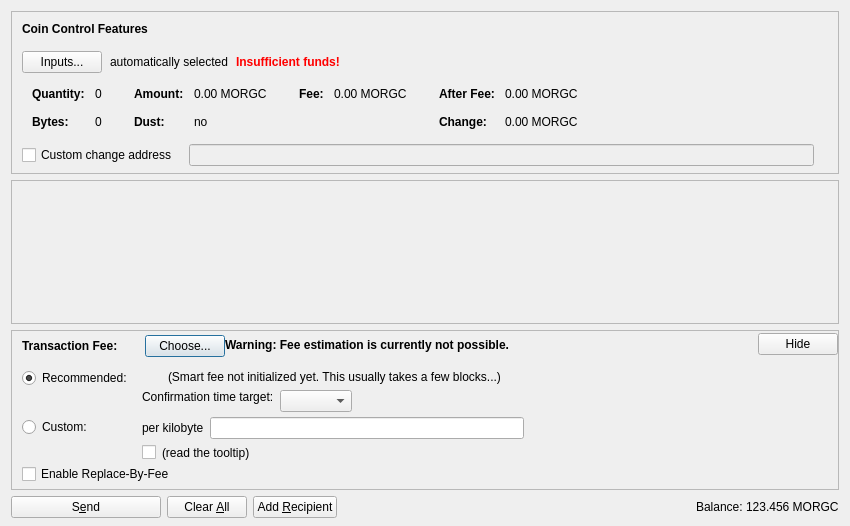
<?xml version="1.0" encoding="UTF-8"?>
<ui version="4.0">
 <class>SendCoinsDialog</class>
 <widget class="QDialog" name="SendCoinsDialog">
  <property name="geometry">
   <rect>
    <x>0</x>
    <y>0</y>
    <width>850</width>
    <height>526</height>
   </rect>
  </property>
  <property name="windowTitle">
   <string>Send Coins</string>
  </property>
  <layout class="QVBoxLayout" name="verticalLayout" stretch="0,1,0,0">
   <property name="bottomMargin">
    <number>8</number>
   </property>
   <item>
    <widget class="QFrame" name="frameCoinControl">
     <property name="sizePolicy">
      <sizepolicy hsizetype="Expanding" vsizetype="Expanding">
       <horstretch>0</horstretch>
       <verstretch>0</verstretch>
      </sizepolicy>
     </property>
     <property name="maximumSize">
      <size>
       <width>16777215</width>
       <height>16777215</height>
      </size>
     </property>
     <property name="frameShape">
      <enum>QFrame::StyledPanel</enum>
     </property>
     <property name="frameShadow">
      <enum>QFrame::Sunken</enum>
     </property>
     <layout class="QVBoxLayout" name="verticalLayoutCoinControl2">
      <property name="spacing">
       <number>0</number>
      </property>
      <property name="leftMargin">
       <number>0</number>
      </property>
      <property name="topMargin">
       <number>0</number>
      </property>
      <property name="rightMargin">
       <number>0</number>
      </property>
      <property name="bottomMargin">
       <number>6</number>
      </property>
      <item>
       <layout class="QVBoxLayout" name="verticalLayoutCoinControl" stretch="0,0,0,0,1">
        <property name="spacing">
         <number>0</number>
        </property>
        <property name="leftMargin">
         <number>10</number>
        </property>
        <property name="topMargin">
         <number>10</number>
        </property>
        <item>
         <layout class="QHBoxLayout" name="horizontalLayoutCoinControl1">
          <property name="bottomMargin">
           <number>15</number>
          </property>
          <item>
           <widget class="QLabel" name="labelCoinControlFeatures">
            <property name="sizePolicy">
             <sizepolicy hsizetype="Preferred" vsizetype="Maximum">
              <horstretch>0</horstretch>
              <verstretch>0</verstretch>
             </sizepolicy>
            </property>
            <property name="font">
             <font>
              <weight>75</weight>
              <bold>true</bold>
             </font>
            </property>
            <property name="styleSheet">
             <string notr="true">font-weight:bold;</string>
            </property>
            <property name="text">
             <string>Coin Control Features</string>
            </property>
           </widget>
          </item>
         </layout>
        </item>
        <item>
         <layout class="QHBoxLayout" name="horizontalLayoutCoinControl2" stretch="0,0,0,0">
          <property name="spacing">
           <number>8</number>
          </property>
          <property name="bottomMargin">
           <number>10</number>
          </property>
          <item>
           <widget class="QPushButton" name="pushButtonCoinControl">
            <property name="styleSheet">
             <string notr="true"/>
            </property>
            <property name="text">
             <string>Inputs...</string>
            </property>
            <property name="autoDefault">
             <bool>false</bool>
            </property>
           </widget>
          </item>
          <item>
           <widget class="QLabel" name="labelCoinControlAutomaticallySelected">
            <property name="text">
             <string>automatically selected</string>
            </property>
            <property name="margin">
             <number>5</number>
            </property>
           </widget>
          </item>
          <item>
           <widget class="QLabel" name="labelCoinControlInsuffFunds">
            <property name="font">
             <font>
              <weight>75</weight>
              <bold>true</bold>
             </font>
            </property>
            <property name="styleSheet">
             <string notr="true">color:red;font-weight:bold;</string>
            </property>
            <property name="text">
             <string>Insufficient funds!</string>
            </property>
            <property name="margin">
             <number>5</number>
            </property>
           </widget>
          </item>
          <item>
           <spacer name="horizontalSpacerCoinControl">
            <property name="orientation">
             <enum>Qt::Horizontal</enum>
            </property>
            <property name="sizeHint" stdset="0">
             <size>
              <width>40</width>
              <height>1</height>
             </size>
            </property>
           </spacer>
          </item>
         </layout>
        </item>
        <item>
         <widget class="QWidget" name="widgetCoinControl" native="true">
          <property name="sizePolicy">
           <sizepolicy hsizetype="Preferred" vsizetype="Preferred">
            <horstretch>0</horstretch>
            <verstretch>0</verstretch>
           </sizepolicy>
          </property>
          <property name="minimumSize">
           <size>
            <width>0</width>
            <height>0</height>
           </size>
          </property>
          <property name="styleSheet">
           <string notr="true"/>
          </property>
          <layout class="QHBoxLayout" name="horizontalLayoutCoinControl5">
           <property name="leftMargin">
            <number>0</number>
           </property>
           <property name="topMargin">
            <number>0</number>
           </property>
           <property name="rightMargin">
            <number>0</number>
           </property>
           <property name="bottomMargin">
            <number>0</number>
           </property>
           <item>
            <layout class="QHBoxLayout" name="horizontalLayoutCoinControl3" stretch="0,0,0,1">
             <property name="spacing">
              <number>20</number>
             </property>
             <property name="topMargin">
              <number>0</number>
             </property>
             <property name="bottomMargin">
              <number>10</number>
             </property>
             <item>
              <layout class="QFormLayout" name="formLayoutCoinControl1">
               <property name="horizontalSpacing">
                <number>10</number>
               </property>
               <property name="verticalSpacing">
                <number>14</number>
               </property>
               <property name="leftMargin">
                <number>10</number>
               </property>
               <property name="topMargin">
                <number>4</number>
               </property>
               <property name="rightMargin">
                <number>6</number>
               </property>
               <item row="0" column="0">
                <widget class="QLabel" name="labelCoinControlQuantityText">
                 <property name="font">
                  <font>
                   <weight>75</weight>
                   <bold>true</bold>
                  </font>
                 </property>
                 <property name="text">
                  <string>Quantity:</string>
                 </property>
                 <property name="margin">
                  <number>0</number>
                 </property>
                </widget>
               </item>
               <item row="0" column="1">
                <widget class="QLabel" name="labelCoinControlQuantity">
                 <property name="cursor">
                  <cursorShape>IBeamCursor</cursorShape>
                 </property>
                 <property name="contextMenuPolicy">
                  <enum>Qt::ActionsContextMenu</enum>
                 </property>
                 <property name="text">
                  <string notr="true">0</string>
                 </property>
                 <property name="margin">
                  <number>0</number>
                 </property>
                 <property name="textInteractionFlags">
                  <set>Qt::LinksAccessibleByMouse|Qt::TextSelectableByKeyboard|Qt::TextSelectableByMouse</set>
                 </property>
                </widget>
               </item>
               <item row="1" column="0">
                <widget class="QLabel" name="labelCoinControlBytesText">
                 <property name="font">
                  <font>
                   <weight>75</weight>
                   <bold>true</bold>
                  </font>
                 </property>
                 <property name="text">
                  <string>Bytes:</string>
                 </property>
                </widget>
               </item>
               <item row="1" column="1">
                <widget class="QLabel" name="labelCoinControlBytes">
                 <property name="cursor">
                  <cursorShape>IBeamCursor</cursorShape>
                 </property>
                 <property name="contextMenuPolicy">
                  <enum>Qt::ActionsContextMenu</enum>
                 </property>
                 <property name="text">
                  <string notr="true">0</string>
                 </property>
                 <property name="textInteractionFlags">
                  <set>Qt::LinksAccessibleByMouse|Qt::TextSelectableByKeyboard|Qt::TextSelectableByMouse</set>
                 </property>
                </widget>
               </item>
              </layout>
             </item>
             <item>
              <layout class="QFormLayout" name="formLayoutCoinControl2">
               <property name="horizontalSpacing">
                <number>10</number>
               </property>
               <property name="verticalSpacing">
                <number>14</number>
               </property>
               <property name="leftMargin">
                <number>6</number>
               </property>
               <property name="topMargin">
                <number>4</number>
               </property>
               <property name="rightMargin">
                <number>6</number>
               </property>
               <item row="0" column="0">
                <widget class="QLabel" name="labelCoinControlAmountText">
                 <property name="font">
                  <font>
                   <weight>75</weight>
                   <bold>true</bold>
                  </font>
                 </property>
                 <property name="text">
                  <string>Amount:</string>
                 </property>
                 <property name="margin">
                  <number>0</number>
                 </property>
                </widget>
               </item>
               <item row="0" column="1">
                <widget class="QLabel" name="labelCoinControlAmount">
                 <property name="cursor">
                  <cursorShape>IBeamCursor</cursorShape>
                 </property>
                 <property name="contextMenuPolicy">
                  <enum>Qt::ActionsContextMenu</enum>
                 </property>
                 <property name="text">
                  <string notr="true">0.00 MORGC</string>
                 </property>
                 <property name="textInteractionFlags">
                  <set>Qt::LinksAccessibleByMouse|Qt::TextSelectableByKeyboard|Qt::TextSelectableByMouse</set>
                 </property>
                </widget>
               </item>
               <item row="1" column="0">
                <widget class="QLabel" name="labelCoinControlLowOutputText">
                 <property name="font">
                  <font>
                   <weight>75</weight>
                   <bold>true</bold>
                  </font>
                 </property>
                 <property name="text">
                  <string>Dust:</string>
                 </property>
                </widget>
               </item>
               <item row="1" column="1">
                <widget class="QLabel" name="labelCoinControlLowOutput">
                 <property name="cursor">
                  <cursorShape>IBeamCursor</cursorShape>
                 </property>
                 <property name="contextMenuPolicy">
                  <enum>Qt::ActionsContextMenu</enum>
                 </property>
                 <property name="text">
                  <string notr="true">no</string>
                 </property>
                 <property name="textInteractionFlags">
                  <set>Qt::LinksAccessibleByMouse|Qt::TextSelectableByKeyboard|Qt::TextSelectableByMouse</set>
                 </property>
                </widget>
               </item>
              </layout>
             </item>
             <item>
              <layout class="QFormLayout" name="formLayoutCoinControl3">
               <property name="horizontalSpacing">
                <number>10</number>
               </property>
               <property name="verticalSpacing">
                <number>14</number>
               </property>
               <property name="leftMargin">
                <number>6</number>
               </property>
               <property name="topMargin">
                <number>4</number>
               </property>
               <property name="rightMargin">
                <number>6</number>
               </property>
               <item row="0" column="0">
                <widget class="QLabel" name="labelCoinControlFeeText">
                 <property name="font">
                  <font>
                   <weight>75</weight>
                   <bold>true</bold>
                  </font>
                 </property>
                 <property name="text">
                  <string>Fee:</string>
                 </property>
                 <property name="margin">
                  <number>0</number>
                 </property>
                </widget>
               </item>
               <item row="0" column="1">
                <widget class="QLabel" name="labelCoinControlFee">
                 <property name="cursor">
                  <cursorShape>IBeamCursor</cursorShape>
                 </property>
                 <property name="contextMenuPolicy">
                  <enum>Qt::ActionsContextMenu</enum>
                 </property>
                 <property name="text">
                  <string notr="true">0.00 MORGC</string>
                 </property>
                 <property name="textInteractionFlags">
                  <set>Qt::LinksAccessibleByMouse|Qt::TextSelectableByKeyboard|Qt::TextSelectableByMouse</set>
                 </property>
                </widget>
               </item>
              </layout>
             </item>
             <item>
              <layout class="QFormLayout" name="formLayoutCoinControl4">
               <property name="horizontalSpacing">
                <number>10</number>
               </property>
               <property name="verticalSpacing">
                <number>14</number>
               </property>
               <property name="leftMargin">
                <number>6</number>
               </property>
               <property name="topMargin">
                <number>4</number>
               </property>
               <property name="rightMargin">
                <number>6</number>
               </property>
               <item row="0" column="0">
                <widget class="QLabel" name="labelCoinControlAfterFeeText">
                 <property name="font">
                  <font>
                   <weight>75</weight>
                   <bold>true</bold>
                  </font>
                 </property>
                 <property name="text">
                  <string>After Fee:</string>
                 </property>
                 <property name="margin">
                  <number>0</number>
                 </property>
                </widget>
               </item>
               <item row="0" column="1">
                <widget class="QLabel" name="labelCoinControlAfterFee">
                 <property name="cursor">
                  <cursorShape>IBeamCursor</cursorShape>
                 </property>
                 <property name="contextMenuPolicy">
                  <enum>Qt::ActionsContextMenu</enum>
                 </property>
                 <property name="text">
                  <string notr="true">0.00 MORGC</string>
                 </property>
                 <property name="textInteractionFlags">
                  <set>Qt::LinksAccessibleByMouse|Qt::TextSelectableByKeyboard|Qt::TextSelectableByMouse</set>
                 </property>
                </widget>
               </item>
               <item row="1" column="0">
                <widget class="QLabel" name="labelCoinControlChangeText">
                 <property name="font">
                  <font>
                   <weight>75</weight>
                   <bold>true</bold>
                  </font>
                 </property>
                 <property name="text">
                  <string>Change:</string>
                 </property>
                </widget>
               </item>
               <item row="1" column="1">
                <widget class="QLabel" name="labelCoinControlChange">
                 <property name="cursor">
                  <cursorShape>IBeamCursor</cursorShape>
                 </property>
                 <property name="contextMenuPolicy">
                  <enum>Qt::ActionsContextMenu</enum>
                 </property>
                 <property name="text">
                  <string notr="true">0.00 MORGC</string>
                 </property>
                 <property name="textInteractionFlags">
                  <set>Qt::LinksAccessibleByMouse|Qt::TextSelectableByKeyboard|Qt::TextSelectableByMouse</set>
                 </property>
                </widget>
               </item>
              </layout>
             </item>
            </layout>
           </item>
          </layout>
         </widget>
        </item>
        <item>
         <layout class="QHBoxLayout" name="horizontalLayoutCoinControl4" stretch="0,0,0">
          <property name="spacing">
           <number>12</number>
          </property>
          <property name="sizeConstraint">
           <enum>QLayout::SetDefaultConstraint</enum>
          </property>
          <property name="topMargin">
           <number>5</number>
          </property>
          <property name="rightMargin">
           <number>5</number>
          </property>
          <item>
           <widget class="QCheckBox" name="checkBoxCoinControlChange">
            <property name="toolTip">
             <string>If this is activated, but the change address is empty or invalid, change will be sent to a newly generated address.</string>
            </property>
            <property name="text">
             <string>Custom change address</string>
            </property>
           </widget>
          </item>
          <item>
           <widget class="QValidatedLineEdit" name="lineEditCoinControlChange">
            <property name="enabled">
             <bool>false</bool>
            </property>
            <property name="sizePolicy">
             <sizepolicy hsizetype="Expanding" vsizetype="Fixed">
              <horstretch>0</horstretch>
              <verstretch>0</verstretch>
             </sizepolicy>
            </property>
           </widget>
          </item>
          <item>
           <widget class="QLabel" name="labelCoinControlChangeLabel">
            <property name="sizePolicy">
             <sizepolicy hsizetype="Preferred" vsizetype="Expanding">
              <horstretch>0</horstretch>
              <verstretch>0</verstretch>
             </sizepolicy>
            </property>
            <property name="minimumSize">
             <size>
              <width>0</width>
              <height>0</height>
             </size>
            </property>
            <property name="text">
             <string/>
            </property>
            <property name="margin">
             <number>3</number>
            </property>
           </widget>
          </item>
         </layout>
        </item>
        <item>
         <spacer name="verticalSpacerCoinControl">
          <property name="orientation">
           <enum>Qt::Vertical</enum>
          </property>
          <property name="sizeHint" stdset="0">
           <size>
            <width>800</width>
            <height>1</height>
           </size>
          </property>
         </spacer>
        </item>
       </layout>
      </item>
     </layout>
    </widget>
   </item>
   <item>
    <widget class="QScrollArea" name="scrollArea">
     <property name="widgetResizable">
      <bool>true</bool>
     </property>
     <widget class="QWidget" name="scrollAreaWidgetContents">
      <property name="geometry">
       <rect>
        <x>0</x>
        <y>0</y>
        <width>830</width>
        <height>104</height>
       </rect>
      </property>
      <layout class="QVBoxLayout" name="verticalLayout_2" stretch="0,1">
       <property name="leftMargin">
        <number>0</number>
       </property>
       <property name="topMargin">
        <number>0</number>
       </property>
       <property name="rightMargin">
        <number>0</number>
       </property>
       <property name="bottomMargin">
        <number>0</number>
       </property>
       <item>
        <layout class="QVBoxLayout" name="entries">
         <property name="spacing">
          <number>6</number>
         </property>
        </layout>
       </item>
       <item>
        <spacer name="verticalSpacer">
         <property name="orientation">
          <enum>Qt::Vertical</enum>
         </property>
         <property name="sizeHint" stdset="0">
          <size>
           <width>20</width>
           <height>40</height>
          </size>
         </property>
        </spacer>
       </item>
      </layout>
     </widget>
    </widget>
   </item>
   <item>
    <widget class="QFrame" name="frameFee">
     <property name="sizePolicy">
      <sizepolicy hsizetype="Expanding" vsizetype="Expanding">
       <horstretch>0</horstretch>
       <verstretch>0</verstretch>
      </sizepolicy>
     </property>
     <property name="maximumSize">
      <size>
       <width>16777215</width>
       <height>16777215</height>
      </size>
     </property>
     <property name="frameShape">
      <enum>QFrame::StyledPanel</enum>
     </property>
     <property name="frameShadow">
      <enum>QFrame::Sunken</enum>
     </property>
     <layout class="QVBoxLayout" name="verticalLayoutFee1">
      <property name="spacing">
       <number>0</number>
      </property>
      <property name="leftMargin">
       <number>0</number>
      </property>
      <property name="topMargin">
       <number>0</number>
      </property>
      <property name="rightMargin">
       <number>0</number>
      </property>
      <property name="bottomMargin">
       <number>0</number>
      </property>
      <item>
       <layout class="QVBoxLayout" name="verticalLayoutFee2" stretch="0,0,0">
        <property name="spacing">
         <number>0</number>
        </property>
        <property name="leftMargin">
         <number>10</number>
        </property>
        <property name="topMargin">
         <number>0</number>
        </property>
        <item>
         <layout class="QHBoxLayout" name="horizontalLayoutFee1">
          <property name="bottomMargin">
           <number>0</number>
          </property>
          <item>
           <layout class="QVBoxLayout" name="verticalLayoutFee7">
            <property name="spacing">
             <number>0</number>
            </property>
            <item>
             <spacer name="verticalSpacerSmartFee">
              <property name="orientation">
               <enum>Qt::Vertical</enum>
              </property>
              <property name="sizeType">
               <enum>QSizePolicy::Fixed</enum>
              </property>
              <property name="sizeHint" stdset="0">
               <size>
                <width>1</width>
                <height>4</height>
               </size>
              </property>
             </spacer>
            </item>
            <item>
             <layout class="QHBoxLayout" name="horizontalLayoutSmartFee">
              <property name="spacing">
               <number>10</number>
              </property>
              <item>
               <widget class="QLabel" name="labelFeeHeadline">
                <property name="sizePolicy">
                 <sizepolicy hsizetype="Preferred" vsizetype="Maximum">
                  <horstretch>0</horstretch>
                  <verstretch>0</verstretch>
                 </sizepolicy>
                </property>
                <property name="font">
                 <font>
                  <weight>75</weight>
                  <bold>true</bold>
                 </font>
                </property>
                <property name="styleSheet">
                 <string notr="true">font-weight:bold;</string>
                </property>
                <property name="text">
                 <string>Transaction Fee:</string>
                </property>
               </widget>
              </item>
              <item>
               <widget class="QLabel" name="labelFeeMinimized">
                <property name="text">
                 <string/>
                </property>
               </widget>
              </item>
              <item>
               <widget class="QPushButton" name="buttonChooseFee">
                <property name="text">
                 <string>Choose...</string>
                </property>
               </widget>
              </item>
             </layout>
            </item>
            <item>
             <spacer name="verticalSpacer_5">
              <property name="orientation">
               <enum>Qt::Vertical</enum>
              </property>
              <property name="sizeHint" stdset="0">
               <size>
                <width>1</width>
                <height>1</height>
               </size>
              </property>
             </spacer>
            </item>
           </layout>
          </item>
          <item>
           <widget class="QLabel" name="fallbackFeeWarningLabel">
            <property name="toolTip">
             <string>Using the fallbackfee can result in sending a transaction that will take several hours or days (or never) to confirm. Consider choosing your fee manually or wait until you have validated the complete chain.</string>
            </property>
            <property name="font">
            <font>
                <weight>75</weight>
                <bold>true</bold>
            </font>
            </property>
            <property name="text">
             <string>Warning: Fee estimation is currently not possible.</string>
            </property>
            <property name="wordWrap">
             <bool>false</bool>
            </property>
           </widget>
          </item>
          <item>
           <spacer name="horizontalSpacer_4">
            <property name="orientation">
             <enum>Qt::Horizontal</enum>
            </property>
            <property name="sizeType">
             <enum>QSizePolicy::MinimumExpanding</enum>
            </property>
            <property name="sizeHint" stdset="0">
             <size>
              <width>40</width>
              <height>20</height>
             </size>
            </property>
           </spacer>
          </item>
          <item>
           <widget class="QPushButton" name="buttonMinimizeFee">
            <property name="toolTip">
             <string>collapse fee-settings</string>
            </property>
            <property name="text">
             <string>Hide</string>
            </property>
           </widget>
          </item>
         </layout>
        </item>
        <item>
         <widget class="QFrame" name="frameFeeSelection">
          <layout class="QVBoxLayout" name="verticalLayoutFee12">
           <property name="spacing">
            <number>0</number>
           </property>
           <property name="leftMargin">
            <number>0</number>
           </property>
           <property name="topMargin">
            <number>0</number>
           </property>
           <property name="rightMargin">
            <number>0</number>
           </property>
           <property name="bottomMargin">
            <number>0</number>
           </property>
           <item>
            <layout class="QGridLayout" name="gridLayoutFee">
             <property name="topMargin">
              <number>10</number>
             </property>
             <property name="bottomMargin">
              <number>4</number>
             </property>
             <property name="horizontalSpacing">
              <number>10</number>
             </property>
             <property name="verticalSpacing">
              <number>4</number>
             </property>
             <item row="1" column="1">
              <layout class="QVBoxLayout" name="verticalLayoutFee8">
               <property name="spacing">
                <number>6</number>
               </property>
               <item>
                <layout class="QHBoxLayout" name="horizontalLayoutFee13">
                 <item>
                  <widget class="QLabel" name="labelCustomPerKilobyte">
                   <property name="toolTip">
                    <string>Specify a custom fee per kB (1,000 bytes) of the transaction's virtual size.

Note:  Since the fee is calculated on a per-byte basis, a fee of "100 satoshis per kB" for a transaction size of 500 bytes (half of 1 kB) would ultimately yield a fee of only 50 satoshis.</string>
                   </property>
                   <property name="text">
                    <string>per kilobyte</string>
                   </property>
                  </widget>
                 </item>
                 <item>
                  <widget class="MyOriginalCoinAmountField" name="customFee"/>
                 </item>
                 <item>
                  <spacer name="horizontalSpacer_6">
                   <property name="orientation">
                    <enum>Qt::Horizontal</enum>
                   </property>
                   <property name="sizeHint" stdset="0">
                    <size>
                     <width>1</width>
                     <height>1</height>
                    </size>
                   </property>
                  </spacer>
                 </item>
                </layout>
               </item>
               <item>
                <layout class="QHBoxLayout" name="horizontalLayoutFee8">
                 <item>
                  <widget class="QCheckBox" name="checkBoxMinimumFee">
                   <property name="toolTip">
                    <string>Paying only the minimum fee is just fine as long as there is less transaction volume than space in the blocks. But be aware that this can end up in a never confirming transaction once there is more demand for bitcoin transactions than the network can process.</string>
                   </property>
                   <property name="text">
                    <string/>
                   </property>
                  </widget>
                 </item>
                 <item>
                  <widget class="QLabel" name="labelMinFeeWarning">
                   <property name="enabled">
                    <bool>true</bool>
                   </property>
                   <property name="toolTip">
                    <string>Paying only the minimum fee is just fine as long as there is less transaction volume than space in the blocks. But be aware that this can end up in a never confirming transaction once there is more demand for bitcoin transactions than the network can process.</string>
                   </property>
                   <property name="text">
                    <string>(read the tooltip)</string>
                   </property>
                   <property name="margin">
                    <number>5</number>
                   </property>
                  </widget>
                 </item>
                 <item>
                  <spacer name="horizontalSpacer_2">
                   <property name="orientation">
                    <enum>Qt::Horizontal</enum>
                   </property>
                   <property name="sizeHint" stdset="0">
                    <size>
                     <width>1</width>
                     <height>1</height>
                    </size>
                   </property>
                  </spacer>
                 </item>
                </layout>
               </item>
              </layout>
             </item>
             <item row="0" column="0">
              <layout class="QVBoxLayout" name="verticalLayoutFee4" stretch="0,1">
               <item>
                <widget class="QRadioButton" name="radioSmartFee">
                 <property name="text">
                  <string>Recommended:</string>
                 </property>
                 <property name="checked">
                  <bool>true</bool>
                 </property>
                 <attribute name="buttonGroup">
                  <string notr="true">groupFee</string>
                 </attribute>
                </widget>
               </item>
               <item>
                <spacer name="verticalSpacer_2">
                 <property name="orientation">
                  <enum>Qt::Vertical</enum>
                 </property>
                 <property name="sizeHint" stdset="0">
                  <size>
                   <width>1</width>
                   <height>1</height>
                  </size>
                 </property>
                </spacer>
               </item>
              </layout>
             </item>
             <item row="1" column="0">
              <layout class="QVBoxLayout" name="verticalLayoutFee9" stretch="0,1">
               <item>
                <widget class="QRadioButton" name="radioCustomFee">
                 <property name="text">
                  <string>Custom:</string>
                 </property>
                 <attribute name="buttonGroup">
                  <string notr="true">groupFee</string>
                 </attribute>
                </widget>
               </item>
               <item>
                <spacer name="verticalSpacer_6">
                 <property name="orientation">
                  <enum>Qt::Vertical</enum>
                 </property>
                 <property name="sizeHint" stdset="0">
                  <size>
                   <width>1</width>
                   <height>1</height>
                  </size>
                 </property>
                </spacer>
               </item>
              </layout>
             </item>
             <item row="0" column="1">
              <layout class="QVBoxLayout" name="verticalLayoutFee3" stretch="0,0,1">
               <property name="spacing">
                <number>6</number>
               </property>
               <property name="topMargin">
                <number>2</number>
               </property>
               <item>
                <layout class="QHBoxLayout" name="horizontalLayoutFee12">
                 <item>
                  <widget class="QLabel" name="labelSmartFee">
                   <property name="text">
                    <string/>
                   </property>
                   <property name="margin">
                    <number>2</number>
                   </property>
                  </widget>
                 </item>
                 <item>
                  <widget class="QLabel" name="labelFeeEstimation">
                   <property name="text">
                    <string/>
                   </property>
                  </widget>
                 </item>
                 <item>
                  <widget class="QLabel" name="labelSmartFee2">
                   <property name="text">
                    <string>(Smart fee not initialized yet. This usually takes a few blocks...)</string>
                   </property>
                   <property name="margin">
                    <number>2</number>
                   </property>
                  </widget>
                 </item>
                 <item>
                  <spacer name="horizontalSpacer_5">
                   <property name="orientation">
                    <enum>Qt::Horizontal</enum>
                   </property>
                   <property name="sizeHint" stdset="0">
                    <size>
                     <width>1</width>
                     <height>1</height>
                    </size>
                   </property>
                  </spacer>
                 </item>
                </layout>
               </item>
               <item>
                <layout class="QHBoxLayout" name="horizontalLayoutFee9">
                 <item>
                  <layout class="QVBoxLayout" name="verticalLayoutFee6">
                   <item>
                    <widget class="QLabel" name="labelSmartFee3">
                     <property name="text">
                      <string>Confirmation time target:</string>
                     </property>
                     <property name="margin">
                      <number>2</number>
                     </property>
                    </widget>
                   </item>
                   <item>
                    <spacer name="verticalSpacer_3">
                     <property name="orientation">
                      <enum>Qt::Vertical</enum>
                     </property>
                     <property name="sizeHint" stdset="0">
                      <size>
                       <width>1</width>
                       <height>1</height>
                      </size>
                     </property>
                    </spacer>
                   </item>
                  </layout>
                 </item>
                 <item>
                  <layout class="QVBoxLayout" name="verticalLayoutFee5">
                   <property name="rightMargin">
                    <number>30</number>
                   </property>
                   <item>
                    <layout class="QHBoxLayout" name="horizontalLayoutConfTarget">
                     <property name="bottomMargin">
                      <number>0</number>
                     </property>
                     <item>
                      <widget class="QComboBox" name="confTargetSelector"/>
                     </item>
                     <item>
                      <spacer name="horizontalSpacerConfTarget">
                       <property name="orientation">
                        <enum>Qt::Horizontal</enum>
                       </property>
                       <property name="sizeHint" stdset="0">
                        <size>
                         <width>40</width>
                         <height>20</height>
                        </size>
                       </property>
                      </spacer>
                     </item>
                    </layout>
                   </item>
                  </layout>
                 </item>
                </layout>
               </item>
               <item>
                <spacer name="verticalSpacer_4">
                 <property name="orientation">
                  <enum>Qt::Vertical</enum>
                 </property>
                 <property name="sizeHint" stdset="0">
                  <size>
                   <width>1</width>
                   <height>1</height>
                  </size>
                 </property>
                </spacer>
               </item>
              </layout>
             </item>
            </layout>
           </item>
           <item>
            <widget class="QCheckBox" name="optInRBF">
             <property name="text">
              <string>Enable Replace-By-Fee</string>
             </property>
             <property name="toolTip">
              <string>With Replace-By-Fee (BIP-125) you can increase a transaction's fee after it is sent. Without this, a higher fee may be recommended to compensate for increased transaction delay risk.</string>
             </property>
            </widget>
           </item>
          </layout>
         </widget>
        </item>
        <item>
         <spacer name="verticalSpacerFee">
          <property name="orientation">
           <enum>Qt::Vertical</enum>
          </property>
          <property name="sizeHint" stdset="0">
           <size>
            <width>40</width>
            <height>5</height>
           </size>
          </property>
         </spacer>
        </item>
       </layout>
      </item>
     </layout>
    </widget>
   </item>
   <item>
    <layout class="QHBoxLayout" name="horizontalLayout">
     <item>
      <widget class="QPushButton" name="sendButton">
       <property name="minimumSize">
        <size>
         <width>150</width>
         <height>0</height>
        </size>
       </property>
       <property name="toolTip">
        <string>Confirm the send action</string>
       </property>
       <property name="text">
        <string>S&amp;end</string>
       </property>
       <property name="icon">
        <iconset resource="../bitcoin.qrc">
         <normaloff>:/icons/send</normaloff>:/icons/send</iconset>
       </property>
       <property name="autoDefault">
        <bool>false</bool>
       </property>
       <property name="default">
        <bool>false</bool>
       </property>
      </widget>
     </item>
     <item>
      <widget class="QPushButton" name="clearButton">
       <property name="sizePolicy">
        <sizepolicy hsizetype="Minimum" vsizetype="Fixed">
         <horstretch>0</horstretch>
         <verstretch>0</verstretch>
        </sizepolicy>
       </property>
       <property name="toolTip">
        <string>Clear all fields of the form.</string>
       </property>
       <property name="text">
        <string>Clear &amp;All</string>
       </property>
       <property name="icon">
        <iconset resource="../bitcoin.qrc">
         <normaloff>:/icons/remove</normaloff>:/icons/remove</iconset>
       </property>
       <property name="autoDefault">
        <bool>false</bool>
       </property>
      </widget>
     </item>
     <item>
      <widget class="QPushButton" name="addButton">
       <property name="toolTip">
        <string>Send to multiple recipients at once</string>
       </property>
       <property name="text">
        <string>Add &amp;Recipient</string>
       </property>
       <property name="icon">
        <iconset resource="../bitcoin.qrc">
         <normaloff>:/icons/add</normaloff>:/icons/add</iconset>
       </property>
       <property name="autoDefault">
        <bool>false</bool>
       </property>
      </widget>
     </item>
     <item>
      <spacer name="horizontalSpacer">
       <property name="orientation">
        <enum>Qt::Horizontal</enum>
       </property>
       <property name="sizeHint" stdset="0">
        <size>
         <width>40</width>
         <height>20</height>
        </size>
       </property>
      </spacer>
     </item>
     <item>
      <layout class="QHBoxLayout" name="horizontalLayout_2">
       <property name="spacing">
        <number>3</number>
       </property>
       <item>
        <widget class="QLabel" name="label">
         <property name="sizePolicy">
          <sizepolicy hsizetype="Preferred" vsizetype="Fixed">
           <horstretch>0</horstretch>
           <verstretch>0</verstretch>
          </sizepolicy>
         </property>
         <property name="text">
          <string>Balance:</string>
         </property>
        </widget>
       </item>
       <item>
        <widget class="QLabel" name="labelBalance">
         <property name="sizePolicy">
          <sizepolicy hsizetype="Preferred" vsizetype="Fixed">
           <horstretch>0</horstretch>
           <verstretch>0</verstretch>
          </sizepolicy>
         </property>
         <property name="cursor">
          <cursorShape>IBeamCursor</cursorShape>
         </property>
         <property name="text">
          <string notr="true">123.456 MORGC</string>
         </property>
         <property name="textInteractionFlags">
          <set>Qt::LinksAccessibleByMouse|Qt::TextSelectableByKeyboard|Qt::TextSelectableByMouse</set>
         </property>
        </widget>
       </item>
      </layout>
     </item>
    </layout>
   </item>
  </layout>
 </widget>
 <customwidgets>
  <customwidget>
   <class>QValidatedLineEdit</class>
   <extends>QLineEdit</extends>
   <header>qt/qvalidatedlineedit.h</header>
  </customwidget>
  <customwidget>
   <class>MyOriginalCoinAmountField</class>
   <extends>QLineEdit</extends>
   <header>qt/bitcoinamountfield.h</header>
   <container>1</container>
  </customwidget>
 </customwidgets>
 <resources>
  <include location="../bitcoin.qrc"/>
 </resources>
 <connections/>
 <buttongroups>
  <buttongroup name="groupFee"/>
 </buttongroups>
</ui>
